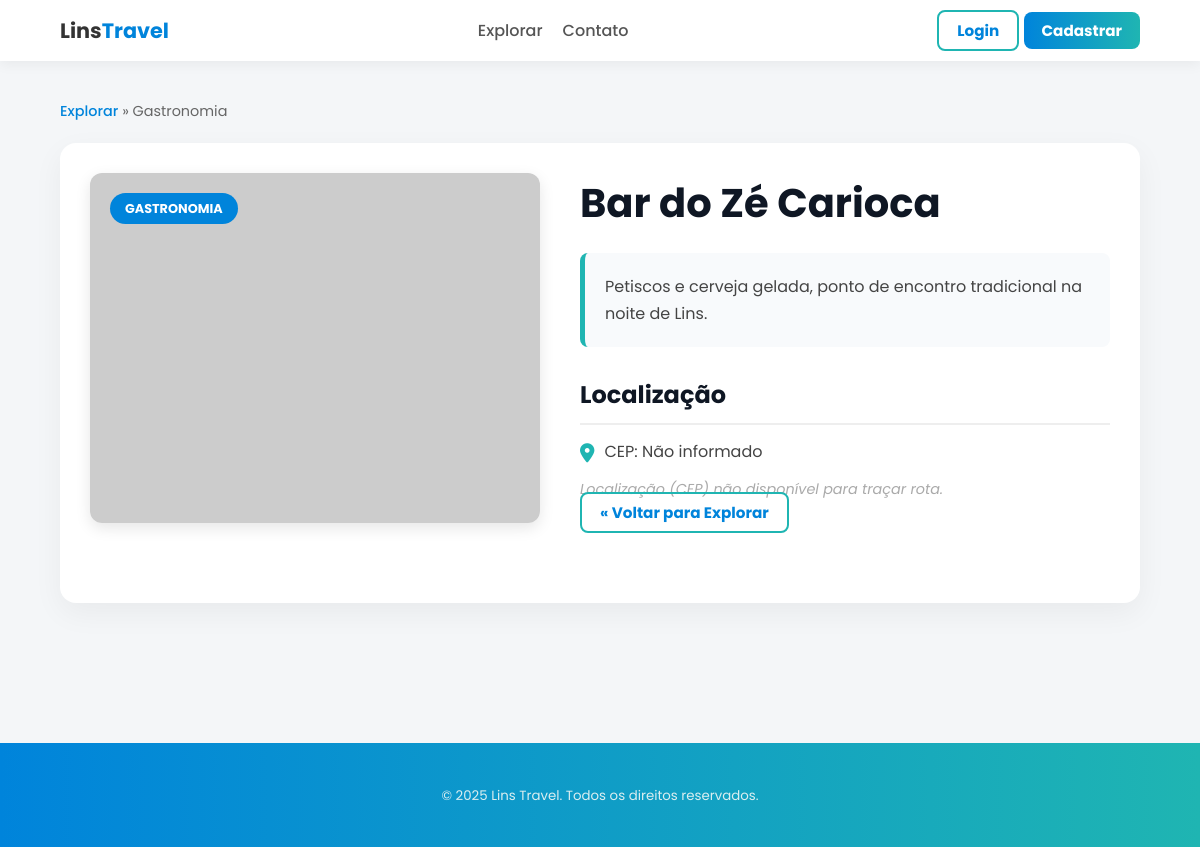
Page /php/detalhe.php?id=19 on the committed database.
### tables this page shows
CREATE TABLE `lugares` (
  `id` int(11) NOT NULL,
  `dono_id` int(11) NOT NULL,
  `nome` varchar(255) NOT NULL,
  `descricao` text NOT NULL,
  `endereco` varchar(255) NOT NULL,
  `imagem` varchar(255) NOT NULL,
  `categoria` enum('destaque','turismo','gastronomia','hospedagem') NOT NULL,
  `status_aprovacao` enum('pendente','aprovado','rejeitado','') NOT NULL,
  `estrelas_media` decimal(2,1) NOT NULL,
  `data_cadastro` datetime NOT NULL,
  `cep` varchar(10) DEFAULT NULL,
  `telefone` varchar(15) DEFAULT NULL
);

### php/detalhe.php (the view, shortened to what this page needs)
<?php
include "conn.php";
function buscarLugarPorId($pdo, $id) {
    $sql = "SELECT * FROM lugares WHERE id = :id AND status_aprovacao = 'aprovado'";
    try {
        $stmt = $pdo->prepare($sql);
        $stmt->execute(['id' => $id]);
        return $stmt->fetch(PDO::FETCH_ASSOC);
    } catch (PDOException $e) {
        error_log("Erro ao buscar local: " . $e->getMessage());
        return null;
    }
}
$id = $_GET['id'] ?? null;
$local = $id ? buscarLugarPorId($pdo, $id) : null;
$isLoggedIn = isset($_SESSION['user']);
$userRole = $_SESSION['user']['role'] ?? null;
?>
<!DOCTYPE html>
<html lang="pt-br">
<head>
    <link rel="stylesheet" href="../css/style.css">
    <link rel="stylesheet" href="../css/detalhe_style.css">
    <link rel="stylesheet" href="https://cdnjs.cloudflare.com/ajax/libs/font-awesome/6.0.0-beta3/css/all.min.css">
</head>
<body>
<header class="site-header">
    <nav class="navbar" id="navbar">
        <div class="container nav-inner">
            <a class="brand" href="../index.php">Lins<span class="brand-accent">Travel</span></a>
            <div class="nav-links" id="navLinks">
                <a href="explorar.php">Explorar</a>
                <a href="contato.php">Contato</a>
            </div>
            <div class="nav-actions">
                <?php if ($isLoggedIn): ?>
                    <div class="user-greeting">
                        Olá, <?= htmlspecialchars($_SESSION['user']['name'] ?? 'Usuário') ?>
                        <?php if ($userRole === 'ADM'): ?>
                            <a href="admin_dashboard.php" class="btn btn-primary" style="margin-right: 10px; padding: 5px 10px;">Administração</a>
                        <?php endif; ?>
                        <?php if ($userRole === 'DONO'): ?>
                            <a href="owner_dashboard.php" class="btn btn-primary" style="margin-right: 10px; padding: 5px 10px;">Meu Painel</a>
                        <?php endif; ?>
                        <a href="logout.php" class="btn btn-outline">Sair</a>
                    </div>
                <?php else: ?>
                    <a class="btn btn-outline" href="login.php">Login</a>
                    <a class="btn btn-primary" href="create.php">Cadastrar</a>
                <?php endif; ?>
            </div>
        </div>
    </nav>
</header>
<main>
    <section class="section detail-container">
        <div class="container">
            <p class="breadcrumb">
                <a href="explorar.php">Explorar</a> &raquo;
                <?= htmlspecialchars(ucfirst($local['categoria'])) ?>
            </p>
            <div class="content-wrapper">
                <div class="info-column">
                    <div class="main-image" style="background-image: url('<?= htmlspecialchars($local['imagem']) ?>');"
                        onerror="this.style.backgroundImage='url(https://placehold.co/800x600/cccccc/333333?text=Imagem+Indispon%C3%ADvel)'">
                        <span class="category-tag"><?= htmlspecialchars(ucfirst($local['categoria'])) ?></span>
                    </div>
                </div>
                <div class="text-column">
                    <h1><?= htmlspecialchars($local['nome']) ?></h1>
                    <div class="description-box">
                        <p class="lead-description"><?= nl2br(htmlspecialchars($local['descricao'])) ?></p>
                    </div>
                    <div class="location-map">
                        <h2>Localização</h2>
                        <div class="location-info">
                            <i class="fas fa-map-marker-alt"></i>
                            <p>CEP: <?= htmlspecialchars($local['cep'] ?? 'Não informado') ?></p>
                        </div>
                        <?php if (!empty($local['cep'])):
                            $cep_query = urlencode($local['cep'] . ", Lins, SP");
                            $maps_link = "https://www.google.com/maps/dir/?api=1&destination=" . $cep_query;
                        ?>
                            <a href="<?= $maps_link ?>" target="_blank" class="btn btn-maps">
                                <i class="fas fa-route"></i> Traçar Rota no Google Maps
                            </a>
                        <?php else: ?>
                            <p class="muted-error">Localização (CEP) não disponível para traçar rota.</p>
                        <?php endif; ?>
                    </div>
                    <a href="explorar.php" class="btn btn-outline" style="margin-top: 30px;">
                        &laquo; Voltar para Explorar
                    </a>
                </div>
            </div>
        </div>
    </section>
</main>
<footer class="site-footer">
    <div class="container footer-bottom">
        <small>&copy; <?= date('Y') ?> Lins Travel. Todos os direitos reservados.</small>
    </div>
</footer>
</body>
</html>

### css/style.css (style rules this page uses)
* { margin: 0; padding: 0; box-sizing: border-box; }
body { font-family: "Poppins", Arial, sans-serif; background-color: #f4f6f8; color: #333; line-height: 1.5; }
.container { width: 90%; max-width: 1100px; margin: 0 auto; }
.navbar { background-color: #ffffff; box-shadow: 0 4px 12px rgba(0,0,0,0.05); padding: 15px 0; position: sticky; top: 0; z-index: 100; }
.nav-inner { display: flex; justify-content: space-between; align-items: center; }
.brand { font-size: 1.3rem; font-weight: bold; color: #333; text-decoration: none; }
.brand-accent { color: #0084db; }
.nav-links { display: flex; gap: 20px; }
.nav-links a { text-decoration: none; color: #555; font-weight: 500; }
.btn { text-decoration: none; padding: 8px 18px; border-radius: 8px; font-weight: bold; border: none; cursor: pointer; font-size: 0.95rem; }
.btn-primary { background: linear-gradient(90deg, #0084db, #1fb5b2); color: white; }
.btn-outline { background-color: transparent; border: 2px solid #1fb5b2; color: #0084db; }
.section { padding: 60px 0; }
.site-footer { background: linear-gradient(90deg, #0084db, #1fb5b2); color: #dbeef0; padding: 40px 0; text-align: center; margin-top: 60px; }

### css/detalhe_style.css (style rules this page uses)
.detail-container { padding-top: 40px; padding-bottom: 80px; }
.breadcrumb { color: #666; margin-bottom: 20px; font-size: 0.9rem; }
.breadcrumb a { color: #0084db; text-decoration: none; font-weight: 500; }
.content-wrapper { display: flex; gap: 40px; background: white; padding: 30px; border-radius: 16px; box-shadow: 0 10px 30px rgba(0,0,0,0.05); }
.info-column { flex: 0 0 450px; display: flex; flex-direction: column; }
.text-column { flex: 1; }
.main-image { width: 100%; height: 350px; background-size: cover; background-position: center; border-radius: 12px; position: relative; box-shadow: 0 5px 15px rgba(0,0,0,0.1); }
.category-tag { position: absolute; top: 20px; left: 20px; padding: 6px 15px; background: #0084db; color: white; border-radius: 20px; font-weight: bold; text-transform: uppercase; font-size: 0.8rem; }
.text-column h1 { font-size: 2.5rem; color: #0f1724; margin-bottom: 20px; }
.description-box { padding: 20px; background-color: #f8fafc; border-left: 5px solid #1fb5b2; border-radius: 8px; margin-bottom: 30px; }
.lead-description { color: #444; line-height: 1.7; }
.location-map h2 { font-size: 1.5rem; color: #0f1724; border-bottom: 2px solid #eee; padding-bottom: 10px; margin-bottom: 15px; }
.location-info { display: flex; align-items: center; margin-bottom: 15px; color: #444; }
.location-info i { color: #1fb5b2; margin-right: 10px; font-size: 1.2rem; }
.muted-error { color: #aaa; font-style: italic; font-size: 0.9rem; }

### rows in the picture
lugares: categoria "Gastronomia", categoria "GASTRONOMIA", nome "Bar do Zé Carioca", descricao "Petiscos e cerveja gelada, ponto de encontro tradicional na noite de Lins.", cep "Não informado"
